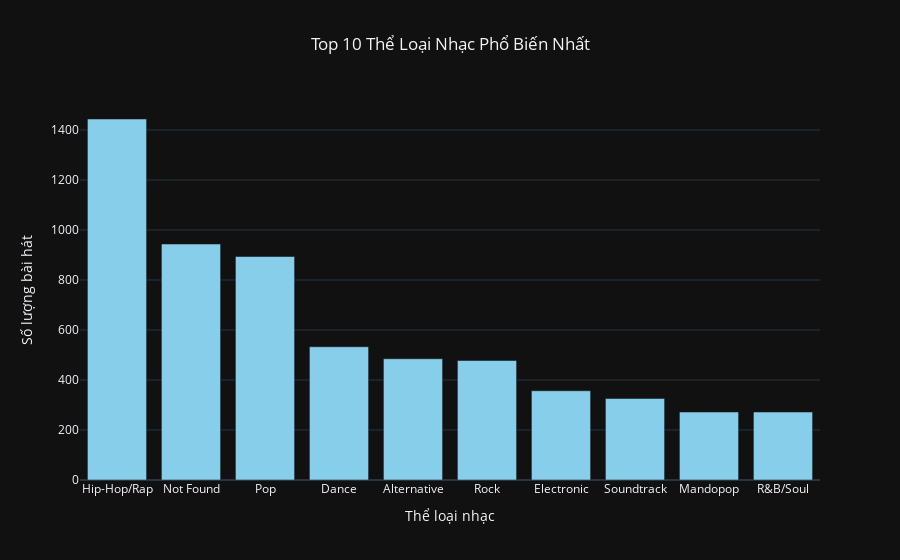

Source (notebook cell):
### Markdown cell above
##### 3) Phân bố các thể loại nhạc (Top 10 thể loại phổ biến nhất)

### Code cell
top_genres = df_eda['genre'].value_counts().head(10)

fig = go.Figure(data=[
    go.Bar(x=top_genres.index, y=top_genres.values, marker=dict(color='skyblue'))
])

fig.update_layout(title_text='Top 10 Thể Loại Nhạc Phổ Biến Nhất',
                  xaxis_title='Thể loại nhạc',
                  yaxis_title='Số lượng bài hát',
                  template='plotly_dark', title_x=0.5)
fig.show()

### Figure 1 — Plotly figure (JSON) as saved in the notebook; plotly's stock layout.template omitted (floating-point values rounded to 4 significant figures)
{"data": [{"marker": {"color": "skyblue"}, "type": "bar", "x": ["Hip-Hop/Rap", "Not Found", "Pop", "Dance", "Alternative", "Rock", "Electronic", "Soundtrack", "Mandopop", "R&B/Soul"], "y": [1444, 944, 894, 533, 485, 478, 357, 326, 272, 272]}], "layout": {"title": {"text": "Top 10 Thể Loại Nhạc Phổ Biến Nhất", "x": 0.5}, "xaxis": {"title": {"text": "Thể loại nhạc"}}, "yaxis": {"title": {"text": "Số lượng bài hát"}}}}
